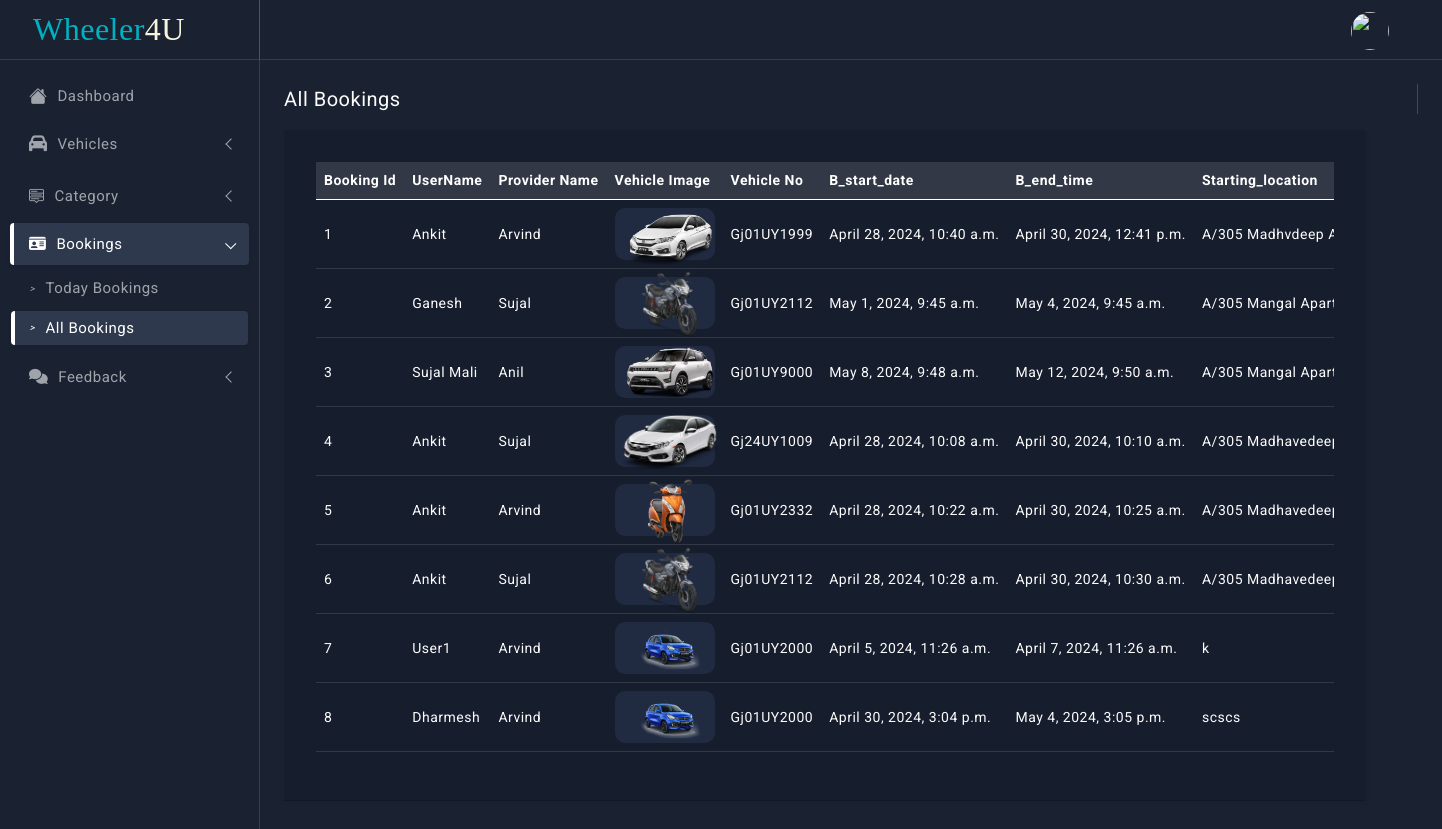
The page /allbookings/ on the database its author committed.
### App1/models.py (models this page shows)
class Booking(models.Model):
    User_id = models.ForeignKey(user, on_delete=models.CASCADE)
    Provider_id = models.ForeignKey(provider, on_delete=models.CASCADE)
    Vehicle_id = models.ForeignKey(Vehicle, on_delete=models.CASCADE)
    B_start_date = models.DateTimeField()
    B_end_date = models.DateTimeField()
    Created_at = models.DateField()
    Starting_location = models.CharField(max_length=300)
    Ending_location = models.CharField(max_length=300)

### User/models.py (models this page shows)
class user(models.Model):
    u=models.OneToOneField(User,on_delete=models.CASCADE)
    User_name = models.CharField(max_length=80)
    Gender = models.CharField(max_length=6)
    Address = models.CharField(max_length=300)
    Email = models.EmailField()
    Password = models.CharField(max_length=50)
    Phone_no = models.CharField(max_length=13)
    Licence_no = models.CharField(max_length=15)
    Deposit = models.IntegerField()
    def __str__(self):
        return self.User_name

### Provider/models.py (models this page shows)
class provider(models.Model):
    p= models.OneToOneField(User, on_delete=models.CASCADE)
    Provider_name = models.CharField(max_length=80)
    Email = models.EmailField()
    Password = models.CharField(max_length=50)
    Phone_no = models.CharField(max_length=13)
    Business_name = models.CharField(max_length=80)
    GST_id = models.CharField(max_length=15)
    Business_address = models.CharField(max_length=300)
    Earnings = models.IntegerField(default=0)
    def __str__(self):
        return self.Provider_name

class Vehicle(models.Model):
    Provider_id = models.ForeignKey(provider, on_delete=models.CASCADE)
    Brand_name = models.CharField(max_length=60)
    Vehicle_model = models.CharField(max_length=50)
    Vehicle_number = models.CharField(max_length=10)
    Chassis_no = models.CharField(max_length=17)
    Fuel_type = models.CharField(max_length=20)
    Transmission_type = models.CharField(max_length=20)
    Seating_capacity = models.IntegerField()
    Rent_price = models.IntegerField()
    Vehicle_img1 = models.ImageField()
    Img_insurance = models.ImageField()
    def __str__(self):
        return self.Vehicle_number

### App1/views.py (the view)
# urls.py: path('allbookings/',views.allbookings,name='allbookings'),
def allbookings(request):
    bid = Booking.objects.all()
    context = {
        'bid' : bid,
    }
    return render(request, 'allbookings.html',context)

### App1/templates/allbookings.html (shortened to what this page needs)
{% extends 'header1.html' %}
{% load static %}
{% block content %}
          <main class="page-content">
            <div class="page-breadcrumb align-items-center mb-3">
              <div class="breadcrumb-title pe-3">All Bookings</div>
            </div>
              <div class="row" id="a1">
                 <div class="col-12 col-lg-9 d-flex">
                   <div class="card w-100">
                    <div class="card-header py-3">
                     <div class="card-body">
                       <div class="table-responsive">
                         <table class="table align-middle">
                           <thead class="table-light">
                             <tr>
                                 <th>Booking Id</th>
                                 <th>UserName</th>
                                 <th>Provider Name</th>
                                 <th>Vehicle Image</th>
                                 <th>Vehicle No</th>
                                 <th>B_start_date</th>
                                 <th>B_end_time</th>
                                 <th>Starting_location</th>
                             </tr>
                           </thead>
                           <tbody>
                           {% for i in bid %}
                             <tr>
                                 <td>{{i.id}}</td>
                                 <td>{{i.User_id}}</td>
                                 <td>{{i.Provider_id}}</td>
                                 <td>
                                     <div class="product-box">
                                        <img src="{{i.Vehicle_id.Vehicle_img1.url}}" class="card-img-top" alt="...">
                                     </div>
                                 </td>
                                 <td>{{i.Vehicle_id}}</td>
                                 <td>{{i.B_start_date}}</td>
                                 <td>{{i.B_end_date}}</td>
                                 <td>{{i.Starting_location}}</td>
                             </tr>
                           {% endfor %}
                           </tbody>
                         </table>
                       </div>
                     </div>
                   </div>
                 </div>
              </div>
              </div>
          </main>
{% endblock %}

### App1/templates/header1.html (shortened to what this page needs)
<!doctype html>
<html lang="en" class="dark-theme">
{% load static %}
<head>
  <link href="{% static 'assets/plugins/vectormap/jquery-jvectormap-2.0.2.css' %}" rel="stylesheet"/>
  <link href="{% static 'assets/plugins/simplebar/css/simplebar.css' %}" rel="stylesheet" />
  <link href="{% static 'assets/plugins/perfect-scrollbar/css/perfect-scrollbar.css' %}" rel="stylesheet" />
  <link href="{% static 'assets/plugins/metismenu/css/metisMenu.min.css' %}" rel="stylesheet" />
  <link href="{% static 'assets/css/bootstrap.min.css' %}" rel="stylesheet" />
  <link href="{% static 'assets/css/bootstrap-extended.css' %}" rel="stylesheet" />
  <link href="{% static 'assets/css/style.css' %}" rel="stylesheet" />
  <link href="{% static 'assets/css/icons.css' %}' %}" rel="stylesheet">
  <link rel="stylesheet" href="{% static 'cdn.jsdelivr.net/npm/bootstrap-icons%401.5.0/font/bootstrap-icons.css' %}">
	<link href="{% static 'assets/css/pace.min.css' %}" rel="stylesheet" />
  <link href="{% static 'assets/css/dark-theme.css' %}" rel="stylesheet" />
  <link href="{% static 'assets/css/light-theme.css' %}" rel="stylesheet" />
  <link href="{% static 'assets/css/semi-dark.css' %}" rel="stylesheet" />
  <link href="{% static 'assets/css/header-colors.css' %}" rel="stylesheet" />
  <link rel="stylesheet" href="https://use.fontawesome.com/releases/v5.8.1/css/all.css">
    <link rel="stylesheet" href="https://cdnjs.cloudflare.com/ajax/libs/font-awesome/6.5.1/css/all.min.css" />
</head>
<body>
  <div class="wrapper">
      <header class="top-header">
        <nav class="navbar navbar-expand gap-3">
            <div class="top-navbar-right ms-auto">
              <ul class="navbar-nav align-items-center">
              <li class="nav-item dropdown dropdown-user-setting">
                <a class="nav-link dropdown-toggle dropdown-toggle-nocaret" href="#" data-bs-toggle="dropdown">
                  <div class="user-setting d-flex align-items-center">
                    <img src="{% static 'assets/images/products/userd.png' %}" class="user-img" alt="">
                  </div>
                </a>
              </li>
              </ul>
            </div>
        </nav>
  </div>
        <aside class="sidebar-wrapper" data-simplebar="true">
          <div class="sidebar-header">
            <div>
              <div>
                  <h1 class="logo">Wheeler<span>4U</span></h1>
              </div>
            </div>
          </div>
          <ul class="metismenu" id="menu">
            <li><a href="/indexadmin/">
                <div class="parent-icon"><i class="bi bi-house-fill"></i>
                </div>
                <div class="menu-title">Dashboard</div>
               </a>
            </li>
            <li>
              <a href="javascript:;" class="has-arrow">
                <div class="parent-icon"><i class="fa-solid fa-car"></i>
                </div>
                <div class="menu-title">Vehicles</div>
              </a>
            </li>
            <li>
            <li>
              <a class="has-arrow" href="javascript:;">
                <div class="category-icon"><i class="bi bi-menu-up"></i>
                </div>
                <div class="menu-title">Category</div>
              </a>
            </li>
              <li>
              <a class="has-arrow" href="javascript:;">
                <div class="category-icon"><i class="fa-solid fa-id-card"></i>
                </div>
                <div class="menu-title">Bookings</div>
              </a>
              <ul>
                <li> <a href="/todaybookings/"><i class=""> > </i>Today Bookings</a>
                </li>
                <li> <a href="/allbookings/"><i class=""> > </i>All Bookings</a>
                </li>
              </ul>
            </li>
              <li>
              <a class="has-arrow" href="javascript:;">
                <div class="category-icon"><i class="fa-solid fa-comments"></i>
                </div>
                <div class="menu-title">Feedback</div>
              </a>
            </li>
          </ul>
       </aside>
    {% block content %}
    {% endblock %}
</body>
</html>

### App1/static/assets/css/style.css (style rules this page uses)
body { font-size: 14px; color: #4c5258; letter-spacing: .5px; font-family: Roboto, sans-serif; background-color: #f7f8fa; overflow-x: hidden; }
.wrapper { width: auto; position: relative }
a { text-decoration: none; }
::placeholder { opacity: 0.4 !important; }
.top-header .navbar { position: fixed; top: 0; left: 260px; right: 0; background-color: #f7f8fa; border-bottom: 1px solid #e2e3e4; background-clip: padding-box; height: 60px; z-index: 10; padding: 0 1.5rem; transition: all .2s; }
.top-header .navbar .top-navbar-right .nav-link { color: #293445; font-size: 18px; font-weight: 500; padding-right: .8rem; padding-left: .8rem; }
.dropdown-toggle-nocaret:after { display: none }
.top-header .navbar .user-img { width: 38px; height: 38px; padding: 0px; border-radius: 50%; }
.sidebar-wrapper { position: fixed; top: 0; left: 0; width: 260px; height: 100%; background-color: #f7f8fa; background-clip: padding-box; border-right: 1px solid #e2e3e4; transition: all .2s; z-index: 16; }
.sidebar-wrapper .sidebar-header { width: 260px; height: 60px; display: flex; align-items: center; position: fixed; top: 0; bottom: 0; padding: 0 15px; z-index: 5; background: #f7f8fa; border-right: 1px solid #e2e3e4; border-bottom: 1px solid #e4e4e4; background-clip: padding-box; transition: all .2s; }
.sidebar-wrapper ul { padding: 0; margin: 0; list-style: none; background: 0 0 }
.sidebar-wrapper .metismenu { background: 0 0; display: -webkit-box; display: -ms-flexbox; display: flex; padding: 10px; margin-top: 60px; -webkit-box-orient: vertical; -webkit-box-direction: normal; -ms-flex-direction: column; flex-direction: column }
.sidebar-wrapper .metismenu li+li { margin-top: 5px }
.sidebar-wrapper .metismenu li:first-child { margin-top: 5px }
.sidebar-wrapper .metismenu li:last-child { margin-bottom: 5px }
.sidebar-wrapper .metismenu>li { display: -webkit-box; display: -ms-flexbox; display: flex; -webkit-box-orient: vertical; -webkit-box-direction: normal; -ms-flex-direction: column; flex-direction: column; position: relative }
.sidebar-wrapper .metismenu a { position: relative; display: flex; align-items: center; justify-content: left; padding: 10px 15px; border-radius: 4px; font-size: 15px; color: #5f5f5f; outline-width: 0; text-overflow: ellipsis; overflow: hidden; letter-spacing: .5px; border-left: 4px solid rgb(255 255 255 / 0%); transition: all .2s ease-out }
.sidebar-wrapper .metismenu a .parent-icon { font-size: 18px; line-height: 1 }
.sidebar-wrapper .metismenu a .menu-title { margin-left: 10px }
.sidebar-wrapper .metismenu ul a { padding: 6px 15px 6px 15px; font-size: 15px; border: 0; border-left: 4px solid rgb(255 255 255 / 0%); }
.sidebar-wrapper .metismenu ul a i { margin-right: 10px; font-size: 10px; }
.sidebar-wrapper .metismenu ul { border: 1px solid #ffffff00; background: rgb(255 255 255 / 0%); }
.sidebar-wrapper .metismenu .mm-active>a, .sidebar-wrapper .metismenu a:active, .sidebar-wrapper .metismenu a:focus, .sidebar-wrapper .metismenu a:hover { color: #3461ff; text-decoration: none; background-color: rgb(255 255 255); border-left: 4px solid #3461ff; box-shadow: 0 0.125rem 0.25rem rgb(0 0 0 / 8%); }
.metismenu .has-arrow:after { position: absolute; content: ""; width: .5em; height: .5em; border-style: solid; border-width: 1.2px 0 0 1.2px; border-color: initial; right: 15px; transform: rotate(-45deg) translateY(-50%); transform-origin: top; top: 50%; transition: all .3s ease-out }
.page-content { margin-left: 260px; margin-top: 60px; padding: 1.5rem; transition: all .2s; }
.table-responsive { white-space: nowrap; }
.product-box { width: 100px; height: 52px; display: flex; align-items: center; justify-content: center; border-radius: 10px; cursor: pointer; background-color: #ffffff; }
.product-box img { width: 100%; }
.breadcrumb-title { font-size: 20px; border-right: 1.5px solid #aaa4a4; }

### App1/templates/header1.html (style rules this page uses)
img, svg { vertical-align: middle; margin-top: 3px; margin-left: 10px; }
#a1 { width: 130%; }
.logo { font-size: 32px; font-family: Georgia, 'Times New Roman', Times, serif; color: #00B2C1; margin: 0px 0px 0px 18px }
.logo span { color: beige; }

### rows shown on the page
Booking: id "1", User_id "Ankit", Provider_id "Arvind", Vehicle_id.Vehicle_img1 (picture), Vehicle_id "Gj01UY1999", B_start_date "April 28, 2024, 10:40 a.m.", B_end_date "April 30, 2024, 12:41 p.m.", Starting_location "A/305 Madhvdeep…"
Booking: id "2", User_id "Ganesh", Provider_id "Sujal", Vehicle_id.Vehicle_img1 (picture), Vehicle_id "Gj01UY2112", B_start_date "May 1, 2024, 9:45 a.m.", B_end_date "May 4, 2024, 9:45 a.m.", Starting_location "A/305 Mangal…"
Booking: id "3", User_id "Sujal Mali", Provider_id "Anil", Vehicle_id.Vehicle_img1 (picture), Vehicle_id "Gj01UY9000", B_start_date "May 8, 2024, 9:48 a.m.", B_end_date "May 12, 2024, 9:50 a.m.", Starting_location "A/305 Mangal…"
Booking: id "4", User_id "Ankit", Provider_id "Sujal", Vehicle_id.Vehicle_img1 (picture), Vehicle_id "Gj24UY1009", B_start_date "April 28, 2024, 10:08 a.m.", B_end_date "April 30, 2024, 10:10 a.m.", Starting_location "A/305…"
Booking: id "5", User_id "Ankit", Provider_id "Arvind", Vehicle_id.Vehicle_img1 (picture), Vehicle_id "Gj01UY2332", B_start_date "April 28, 2024, 10:22 a.m.", B_end_date "April 30, 2024, 10:25 a.m.", Starting_location "A/305…"
Booking: id "6", User_id "Ankit", Provider_id "Sujal", Vehicle_id.Vehicle_img1 (picture), Vehicle_id "Gj01UY2112", B_start_date "April 28, 2024, 10:28 a.m.", B_end_date "April 30, 2024, 10:30 a.m.", Starting_location "A/305…"
Booking: id "7", User_id "User1", Provider_id "Arvind", Vehicle_id.Vehicle_img1 (picture), Vehicle_id "Gj01UY2000", B_start_date "April 5, 2024, 11:26 a.m.", B_end_date "April 7, 2024, 11:26 a.m.", Starting_location "k"
Booking: id "8", User_id "Dharmesh", Provider_id "Arvind", Vehicle_id.Vehicle_img1 (picture), Vehicle_id "Gj01UY2000", B_start_date "April 30, 2024, 3:04 p.m.", B_end_date "May 4, 2024, 3:05 p.m.", Starting_location "scscs"
